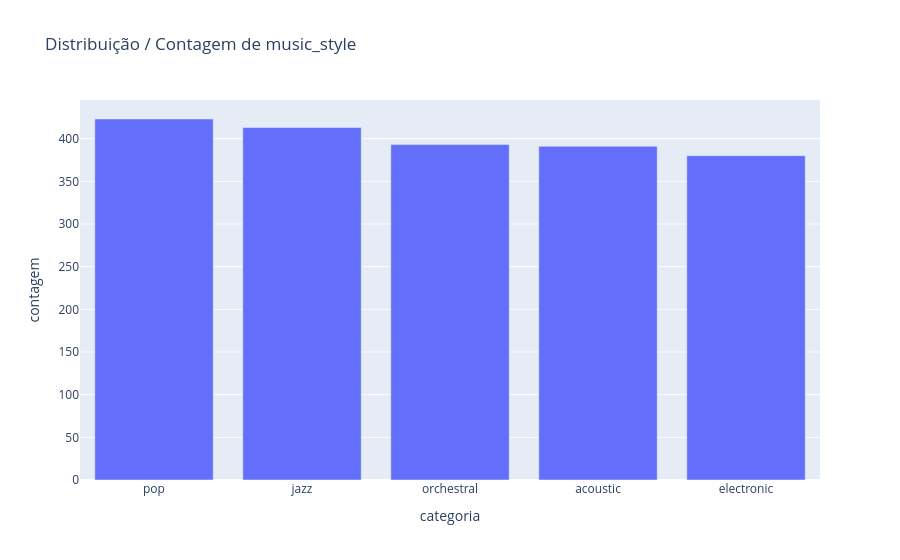

Notebook code for this chart:
### Markdown cell above
### Contagem de valores para variáveis categóricas

### Code cell
for col in features_categoricas:
    df_count = df_filmes[col].value_counts().reset_index()
    df_count.columns = ['categoria', 'contagem']
    fig = px.bar(df_count,
                 x='categoria',
                 y='contagem',
                 title=f'Distribuição / Contagem de {col}')
    fig.show()

### Figure 1 — Plotly figure (JSON) as saved in the notebook; plotly's stock layout.template omitted (floating-point values rounded to 4 significant figures)
{"data": [{"alignmentgroup": "True", "hovertemplate": "categoria=%{x}<br>contagem=%{y}<extra></extra>", "legendgroup": "", "marker": {"color": "#636efa", "pattern": {"shape": ""}}, "name": "", "offsetgroup": "", "orientation": "v", "showlegend": false, "textposition": "auto", "type": "bar", "x": ["pop", "jazz", "orchestral", "acoustic", "electronic"], "xaxis": "x", "y": [423, 413, 393, 391, 380], "yaxis": "y"}], "layout": {"barmode": "relative", "legend": {"tracegroupgap": 0}, "title": {"text": "Distribuição / Contagem de music_style"}, "xaxis": {"anchor": "y", "domain": [0, 1], "title": {"text": "categoria"}}, "yaxis": {"anchor": "x", "domain": [0, 1], "title": {"text": "contagem"}}}}
